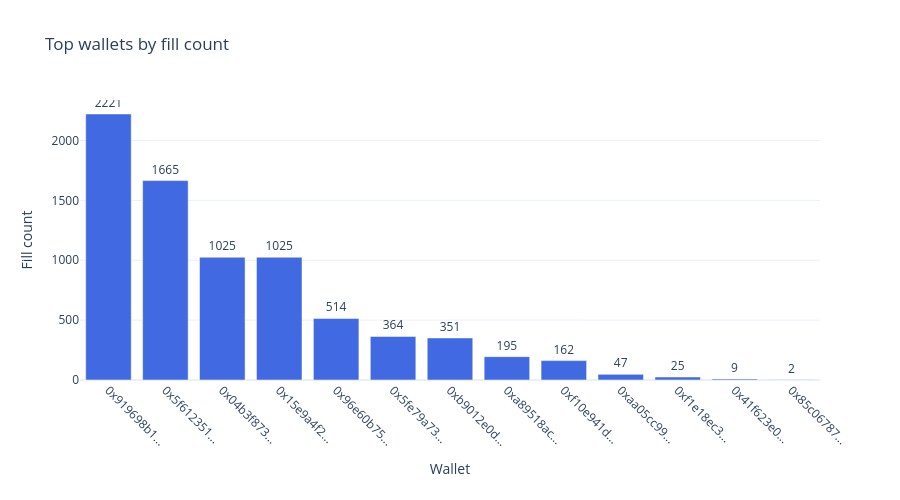

Source (notebook cell):
### Code cell
top15 = wallet_stats.sort_values(by='fill_count', ascending=False).head(15)

fig_wallet = go.Figure()
fig_wallet.add_trace(go.Bar(
    x=top15.index.str[:10] + '...',
    y=top15['fill_count'],
    marker_color='royalblue',
    text=top15['fill_count'],
    textposition='outside',
))

fig_wallet.update_layout(
    title='Top wallets by fill count',
    xaxis_title='Wallet',
    yaxis_title='Fill count',
    template='plotly_white',
    height=500,
    margin=dict(b=120),
)
fig_wallet.update_xaxes(tickangle=45)
fig_wallet.show()

### Figure 1 — Plotly figure (JSON) as saved in the notebook; plotly's stock layout.template omitted (floating-point values rounded to 4 significant figures)
{"data": [{"marker": {"color": "royalblue"}, "text": [2221.0, 1665.0, 1025.0, 1025.0, 514.0, 364.0, 351.0, 195.0, 162.0, 47.0, 25.0, 9.0, 2.0], "textposition": "outside", "type": "bar", "x": ["0x919698b1...", "0x5f612351...", "0x04b3f873...", "0x15e9a4f2...", "0x96e60b75...", "0x5fe79a73...", "0xb9012e0d...", "0xa89518ac...", "0xf10e941d...", "0xaa05cc99...", "0xf1e18ec3...", "0x41f623e0...", "0x85c06787..."], "y": [2221, 1665, 1025, 1025, 514, 364, 351, 195, 162, 47, 25, 9, 2]}], "layout": {"height": 500, "margin": {"b": 120}, "title": {"text": "Top wallets by fill count"}, "xaxis": {"tickangle": 45, "title": {"text": "Wallet"}}, "yaxis": {"title": {"text": "Fill count"}}}}
